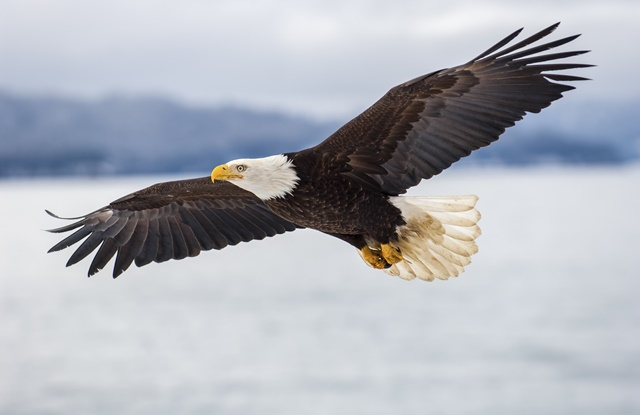
#> input picture input/aguia.jpg, 640 x 415 px
$ python intensidade_negativa.py
#> lines starting #> are read from the running program, lines starting #| are printed output that depends on the picture
from PIL import Image


def transformar_negativa_RGB(img):
    largura, altura = img.size

    # Converter as imagens para o modo RGB se estiver em grayscale
    if img.mode != 'RGB':
        img = img.convert('RGB')

    nova_img = Image.new("RGB", (largura, altura))
    pixels = img.load()
    novos_pixels = nova_img.load()

    for x in range(largura):
        for y in range(altura):
            r = 255 - int(pixels[x, y][0])
            g = 255 - int(pixels[x, y][1])
            b = 255 - int(pixels[x, y][2])
            novos_pixels[x, y] = (r, g, b)

    return nova_img

def transformar_negativa_GS(img):
    largura, altura = img.size

    if img.mode != 'L':
        img = img.convert('L')

    nova_img = Image.new("L", (largura, altura))
    pixels = img.load()
    novos_pixels = nova_img.load()

    for x in range(largura):
        for y in range(altura):
            novos_pixels[x, y] = 255 - pixels[x, y]

    return nova_img

def main():
    imagens = {'radiação': 'radiacao.jpg', 'gato': 'gato.jpg', 'aguia': 'aguia.jpg', 'superman':'superman.png',
               'raiox': 'raiox.jpeg', 'moedas': 'moedas.jpg', 'pessoas': 'pessoas.jpg', 'objetos': 'objetos.jpg'}

    imagem_manipulada = imagens['aguia']

    img = Image.open(f"input/{imagem_manipulada}")
#> img is the input picture: PIL image 640x415 RGB; mean R, G, B 175.2, 178.7, 186.3

    nova_img = transformar_negativa_RGB(img)
#> in transformar_negativa_RGB, `nova_img = Image.new("RGB", (largura, altura))`: nova_img: PIL image 640x415 RGB; every value is 0
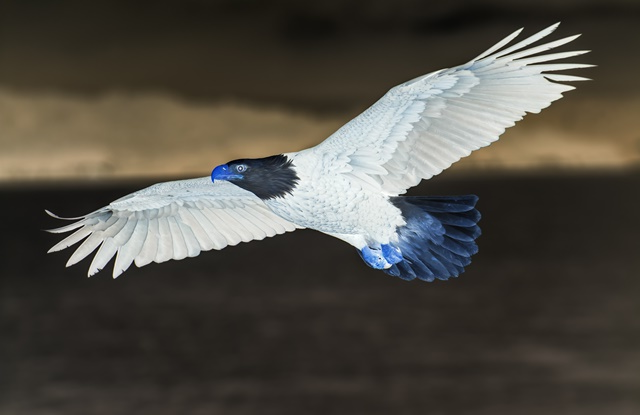
#> nova_img: PIL image 640x415 RGB; mean R, G, B 79.8, 76.3, 68.7

    # Salva a nova imagem
    try:
        nova_img.save(f'output/{imagem_manipulada}')
        print('Imagem salva')
    except:
        print('Erro ao salvar a imagem')


if __name__ == '__main__':
    main()
